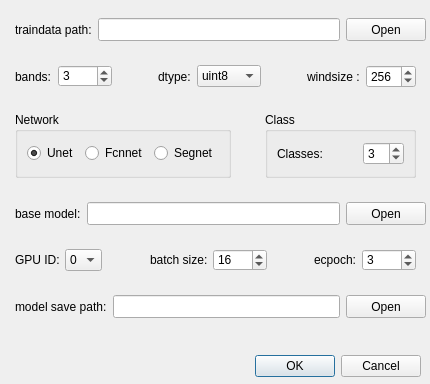
<?xml version="1.0" encoding="UTF-8"?>
<ui version="4.0">
 <class>Dialog_train_multiclass</class>
 <widget class="QDialog" name="Dialog_train_multiclass">
  <property name="geometry">
   <rect>
    <x>0</x>
    <y>0</y>
    <width>430</width>
    <height>384</height>
   </rect>
  </property>
  <property name="windowTitle">
   <string>Train model for multiclass</string>
  </property>
  <widget class="QDialogButtonBox" name="buttonBox">
   <property name="geometry">
    <rect>
     <x>220</x>
     <y>350</y>
     <width>201</width>
     <height>32</height>
    </rect>
   </property>
   <property name="orientation">
    <enum>Qt::Horizontal</enum>
   </property>
   <property name="standardButtons">
    <set>QDialogButtonBox::Cancel|QDialogButtonBox::Ok</set>
   </property>
  </widget>
  <widget class="QWidget" name="layoutWidget">
   <property name="geometry">
    <rect>
     <x>0</x>
     <y>0</y>
     <width>431</width>
     <height>341</height>
    </rect>
   </property>
   <layout class="QVBoxLayout" name="verticalLayout">
    <property name="leftMargin">
     <number>5</number>
    </property>
    <property name="rightMargin">
     <number>5</number>
    </property>
    <item>
     <layout class="QHBoxLayout" name="horizontalLayout">
      <property name="leftMargin">
       <number>10</number>
      </property>
      <item>
       <widget class="QLabel" name="label">
        <property name="minimumSize">
         <size>
          <width>55</width>
          <height>23</height>
         </size>
        </property>
        <property name="text">
         <string>traindata path:</string>
        </property>
       </widget>
      </item>
      <item>
       <widget class="QLineEdit" name="lineEdit_traindata_path">
        <property name="minimumSize">
         <size>
          <width>201</width>
          <height>23</height>
         </size>
        </property>
       </widget>
      </item>
      <item>
       <widget class="QPushButton" name="pushButton_trainpath">
        <property name="minimumSize">
         <size>
          <width>0</width>
          <height>23</height>
         </size>
        </property>
        <property name="text">
         <string>Open</string>
        </property>
       </widget>
      </item>
     </layout>
    </item>
    <item>
     <layout class="QHBoxLayout" name="horizontalLayout_4">
      <property name="leftMargin">
       <number>10</number>
      </property>
      <property name="rightMargin">
       <number>10</number>
      </property>
      <item>
       <widget class="QLabel" name="label_8">
        <property name="text">
         <string>bands:</string>
        </property>
       </widget>
      </item>
      <item>
       <widget class="QSpinBox" name="spinBox_bands">
        <property name="sizePolicy">
         <sizepolicy hsizetype="Preferred" vsizetype="Preferred">
          <horstretch>0</horstretch>
          <verstretch>0</verstretch>
         </sizepolicy>
        </property>
        <property name="minimumSize">
         <size>
          <width>47</width>
          <height>22</height>
         </size>
        </property>
        <property name="maximumSize">
         <size>
          <width>16777215</width>
          <height>22</height>
         </size>
        </property>
        <property name="minimum">
         <number>1</number>
        </property>
        <property name="maximum">
         <number>1000</number>
        </property>
        <property name="value">
         <number>3</number>
        </property>
       </widget>
      </item>
      <item>
       <spacer name="horizontalSpacer_3">
        <property name="orientation">
         <enum>Qt::Horizontal</enum>
        </property>
        <property name="sizeHint" stdset="0">
         <size>
          <width>40</width>
          <height>20</height>
         </size>
        </property>
       </spacer>
      </item>
      <item>
       <widget class="QLabel" name="label_9">
        <property name="text">
         <string>dtype:</string>
        </property>
       </widget>
      </item>
      <item>
       <widget class="QComboBox" name="comboBox_dtype">
        <item>
         <property name="text">
          <string>uint8</string>
         </property>
        </item>
        <item>
         <property name="text">
          <string>uint10</string>
         </property>
        </item>
        <item>
         <property name="text">
          <string>uint16</string>
         </property>
        </item>
        <item>
         <property name="text">
          <string>float</string>
         </property>
        </item>
       </widget>
      </item>
      <item>
       <spacer name="horizontalSpacer_4">
        <property name="orientation">
         <enum>Qt::Horizontal</enum>
        </property>
        <property name="sizeHint" stdset="0">
         <size>
          <width>40</width>
          <height>20</height>
         </size>
        </property>
       </spacer>
      </item>
      <item>
       <widget class="QLabel" name="label_3">
        <property name="minimumSize">
         <size>
          <width>33</width>
          <height>0</height>
         </size>
        </property>
        <property name="text">
         <string>windsize :</string>
        </property>
       </widget>
      </item>
      <item>
       <widget class="QSpinBox" name="spinBox_windsize">
        <property name="sizePolicy">
         <sizepolicy hsizetype="Preferred" vsizetype="Preferred">
          <horstretch>0</horstretch>
          <verstretch>23</verstretch>
         </sizepolicy>
        </property>
        <property name="minimumSize">
         <size>
          <width>50</width>
          <height>0</height>
         </size>
        </property>
        <property name="maximumSize">
         <size>
          <width>50</width>
          <height>23</height>
         </size>
        </property>
        <property name="maximum">
         <number>1000</number>
        </property>
        <property name="singleStep">
         <number>2</number>
        </property>
        <property name="value">
         <number>256</number>
        </property>
       </widget>
      </item>
     </layout>
    </item>
    <item>
     <layout class="QHBoxLayout" name="horizontalLayout_3">
      <property name="spacing">
       <number>0</number>
      </property>
      <property name="sizeConstraint">
       <enum>QLayout::SetFixedSize</enum>
      </property>
      <property name="leftMargin">
       <number>10</number>
      </property>
      <property name="topMargin">
       <number>0</number>
      </property>
      <property name="rightMargin">
       <number>10</number>
      </property>
      <property name="bottomMargin">
       <number>0</number>
      </property>
      <item>
       <widget class="QGroupBox" name="groupBox_network">
        <property name="minimumSize">
         <size>
          <width>0</width>
          <height>63</height>
         </size>
        </property>
        <property name="maximumSize">
         <size>
          <width>16777215</width>
          <height>66</height>
         </size>
        </property>
        <property name="title">
         <string>Network</string>
        </property>
        <layout class="QHBoxLayout" name="horizontalLayout_10">
         <item>
          <widget class="QRadioButton" name="radioButton_unet">
           <property name="text">
            <string>Unet</string>
           </property>
           <property name="checked">
            <bool>true</bool>
           </property>
          </widget>
         </item>
         <item>
          <widget class="QRadioButton" name="radioButton_fcnnet">
           <property name="text">
            <string>Fcnnet</string>
           </property>
          </widget>
         </item>
         <item>
          <widget class="QRadioButton" name="radioButton_segnet">
           <property name="text">
            <string>Segnet</string>
           </property>
          </widget>
         </item>
        </layout>
       </widget>
      </item>
      <item>
       <spacer name="horizontalSpacer">
        <property name="orientation">
         <enum>Qt::Horizontal</enum>
        </property>
        <property name="sizeHint" stdset="0">
         <size>
          <width>40</width>
          <height>20</height>
         </size>
        </property>
       </spacer>
      </item>
      <item>
       <widget class="QGroupBox" name="groupBox_5">
        <property name="minimumSize">
         <size>
          <width>0</width>
          <height>63</height>
         </size>
        </property>
        <property name="maximumSize">
         <size>
          <width>16777215</width>
          <height>66</height>
         </size>
        </property>
        <property name="title">
         <string>Class</string>
        </property>
        <layout class="QHBoxLayout" name="horizontalLayout_11">
         <item>
          <widget class="QLabel" name="label_2">
           <property name="text">
            <string>Classes:</string>
           </property>
          </widget>
         </item>
         <item>
          <spacer name="horizontalSpacer_2">
           <property name="orientation">
            <enum>Qt::Horizontal</enum>
           </property>
           <property name="sizeHint" stdset="0">
            <size>
             <width>40</width>
             <height>20</height>
            </size>
           </property>
          </spacer>
         </item>
         <item>
          <widget class="QSpinBox" name="spinBox_classes">
           <property name="minimum">
            <number>2</number>
           </property>
           <property name="maximum">
            <number>99</number>
           </property>
           <property name="value">
            <number>3</number>
           </property>
          </widget>
         </item>
        </layout>
       </widget>
      </item>
     </layout>
    </item>
    <item>
     <layout class="QHBoxLayout" name="horizontalLayout_6">
      <property name="leftMargin">
       <number>10</number>
      </property>
      <item>
       <widget class="QLabel" name="label_4">
        <property name="minimumSize">
         <size>
          <width>55</width>
          <height>23</height>
         </size>
        </property>
        <property name="text">
         <string>base model:</string>
        </property>
       </widget>
      </item>
      <item>
       <widget class="QLineEdit" name="lineEdit_basemodel">
        <property name="minimumSize">
         <size>
          <width>201</width>
          <height>23</height>
         </size>
        </property>
       </widget>
      </item>
      <item>
       <widget class="QPushButton" name="pushButton_basemodel">
        <property name="minimumSize">
         <size>
          <width>0</width>
          <height>23</height>
         </size>
        </property>
        <property name="text">
         <string>Open</string>
        </property>
       </widget>
      </item>
     </layout>
    </item>
    <item>
     <layout class="QHBoxLayout" name="horizontalLayout_5">
      <property name="spacing">
       <number>5</number>
      </property>
      <property name="leftMargin">
       <number>10</number>
      </property>
      <property name="rightMargin">
       <number>10</number>
      </property>
      <item>
       <widget class="QLabel" name="label_10">
        <property name="text">
         <string>GPU ID:</string>
        </property>
       </widget>
      </item>
      <item>
       <widget class="QComboBox" name="comboBox_gupid">
        <property name="minimumSize">
         <size>
          <width>0</width>
          <height>22</height>
         </size>
        </property>
        <item>
         <property name="text">
          <string>0</string>
         </property>
        </item>
        <item>
         <property name="text">
          <string>1</string>
         </property>
        </item>
        <item>
         <property name="text">
          <string>2</string>
         </property>
        </item>
        <item>
         <property name="text">
          <string>3</string>
         </property>
        </item>
        <item>
         <property name="text">
          <string>4</string>
         </property>
        </item>
        <item>
         <property name="text">
          <string>5</string>
         </property>
        </item>
       </widget>
      </item>
      <item>
       <spacer name="horizontalSpacer_6">
        <property name="orientation">
         <enum>Qt::Horizontal</enum>
        </property>
        <property name="sizeHint" stdset="0">
         <size>
          <width>40</width>
          <height>20</height>
         </size>
        </property>
       </spacer>
      </item>
      <item>
       <widget class="QLabel" name="label_5">
        <property name="text">
         <string>batch size:</string>
        </property>
       </widget>
      </item>
      <item>
       <widget class="QSpinBox" name="spinBox_BS">
        <property name="sizePolicy">
         <sizepolicy hsizetype="Preferred" vsizetype="Preferred">
          <horstretch>0</horstretch>
          <verstretch>0</verstretch>
         </sizepolicy>
        </property>
        <property name="minimumSize">
         <size>
          <width>47</width>
          <height>22</height>
         </size>
        </property>
        <property name="maximumSize">
         <size>
          <width>16777215</width>
          <height>22</height>
         </size>
        </property>
        <property name="minimum">
         <number>1</number>
        </property>
        <property name="maximum">
         <number>1000</number>
        </property>
        <property name="value">
         <number>16</number>
        </property>
       </widget>
      </item>
      <item>
       <spacer name="horizontalSpacer_5">
        <property name="orientation">
         <enum>Qt::Horizontal</enum>
        </property>
        <property name="sizeHint" stdset="0">
         <size>
          <width>40</width>
          <height>20</height>
         </size>
        </property>
       </spacer>
      </item>
      <item>
       <widget class="QLabel" name="label_7">
        <property name="text">
         <string>ecpoch:</string>
        </property>
       </widget>
      </item>
      <item>
       <widget class="QSpinBox" name="spinBox_epoch">
        <property name="sizePolicy">
         <sizepolicy hsizetype="Preferred" vsizetype="Preferred">
          <horstretch>0</horstretch>
          <verstretch>0</verstretch>
         </sizepolicy>
        </property>
        <property name="minimumSize">
         <size>
          <width>47</width>
          <height>22</height>
         </size>
        </property>
        <property name="maximumSize">
         <size>
          <width>16777215</width>
          <height>22</height>
         </size>
        </property>
        <property name="minimum">
         <number>1</number>
        </property>
        <property name="maximum">
         <number>1000</number>
        </property>
        <property name="value">
         <number>3</number>
        </property>
       </widget>
      </item>
     </layout>
    </item>
    <item>
     <layout class="QHBoxLayout" name="horizontalLayout_2">
      <property name="leftMargin">
       <number>10</number>
      </property>
      <item>
       <widget class="QLabel" name="label_6">
        <property name="minimumSize">
         <size>
          <width>55</width>
          <height>23</height>
         </size>
        </property>
        <property name="text">
         <string>model save path:</string>
        </property>
       </widget>
      </item>
      <item>
       <widget class="QLineEdit" name="lineEdit_savemodel">
        <property name="minimumSize">
         <size>
          <width>201</width>
          <height>23</height>
         </size>
        </property>
       </widget>
      </item>
      <item>
       <widget class="QPushButton" name="pushButton_savemodel">
        <property name="minimumSize">
         <size>
          <width>0</width>
          <height>23</height>
         </size>
        </property>
        <property name="text">
         <string>Open</string>
        </property>
       </widget>
      </item>
     </layout>
    </item>
   </layout>
  </widget>
 </widget>
 <resources/>
 <connections>
  <connection>
   <sender>pushButton_trainpath</sender>
   <signal>clicked()</signal>
   <receiver>Dialog_train_multiclass</receiver>
   <slot>slot_traindatapath()</slot>
   <hints>
    <hint type="sourcelabel">
     <x>453</x>
     <y>54</y>
    </hint>
    <hint type="destinationlabel">
     <x>425</x>
     <y>120</y>
    </hint>
   </hints>
  </connection>
  <connection>
   <sender>pushButton_basemodel</sender>
   <signal>clicked()</signal>
   <receiver>Dialog_train_multiclass</receiver>
   <slot>slot_basemodel()</slot>
   <hints>
    <hint type="sourcelabel">
     <x>456</x>
     <y>145</y>
    </hint>
    <hint type="destinationlabel">
     <x>481</x>
     <y>214</y>
    </hint>
   </hints>
  </connection>
  <connection>
   <sender>pushButton_savemodel</sender>
   <signal>clicked()</signal>
   <receiver>Dialog_train_multiclass</receiver>
   <slot>slot_savemodelpath()</slot>
   <hints>
    <hint type="sourcelabel">
     <x>461</x>
     <y>339</y>
    </hint>
    <hint type="destinationlabel">
     <x>449</x>
     <y>385</y>
    </hint>
   </hints>
  </connection>
  <connection>
   <sender>buttonBox</sender>
   <signal>accepted()</signal>
   <receiver>Dialog_train_multiclass</receiver>
   <slot>slot_ok()</slot>
   <hints>
    <hint type="sourcelabel">
     <x>268</x>
     <y>405</y>
    </hint>
    <hint type="destinationlabel">
     <x>130</x>
     <y>357</y>
    </hint>
   </hints>
  </connection>
  <connection>
   <sender>buttonBox</sender>
   <signal>rejected()</signal>
   <receiver>Dialog_train_multiclass</receiver>
   <slot>reject()</slot>
   <hints>
    <hint type="sourcelabel">
     <x>295</x>
     <y>393</y>
    </hint>
    <hint type="destinationlabel">
     <x>311</x>
     <y>349</y>
    </hint>
   </hints>
  </connection>
 </connections>
 <slots>
  <slot>slot_traindatapath()</slot>
  <slot>slot_basemodel()</slot>
  <slot>slot_savemodelpath()</slot>
  <slot>slot_ok()</slot>
 </slots>
</ui>
